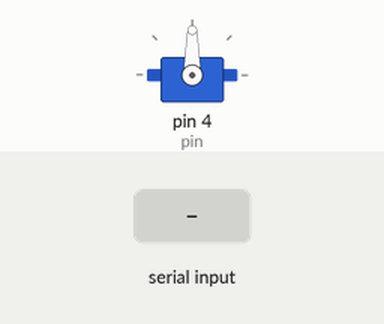
The sketch below on a simulated Arduino Uno, built with avr-gcc and run on an emulated ATmega328P. On the bench: servo. Inputs (shaded band) come from the test bench. What the sketch prints to the serial monitor is not drawn.

Above: at 1.2 s.
1.3 s: "B\n" received over Serial
At 2.4 s:
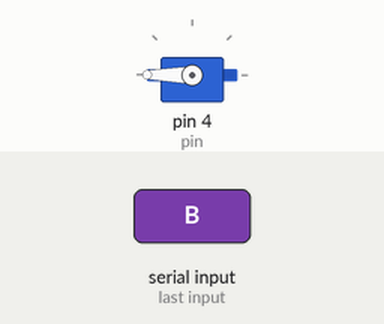
2.8 s: byte 70 ('F') received over Serial
At 3.4 s:
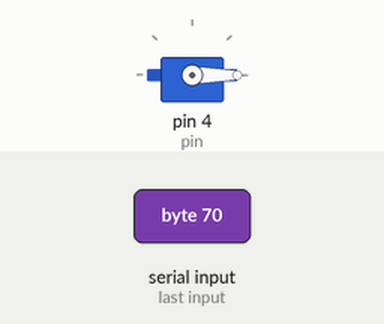
4.3 s: byte 81 ('Q') received over Serial
At 4.7 s:
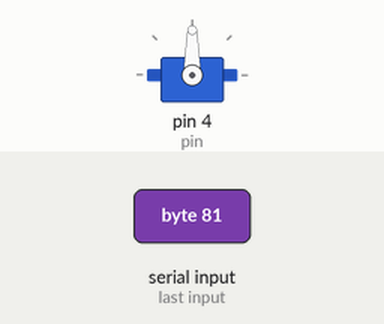
5.8 s: "F\n" received over Serial
At 6.9 s:
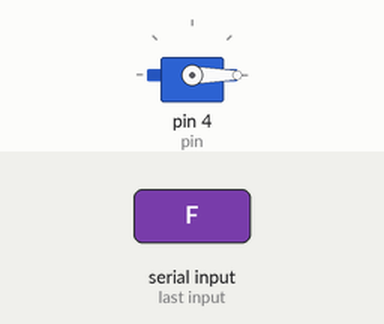
7.3 s: "Q\n" received over Serial
At 8.1 s:
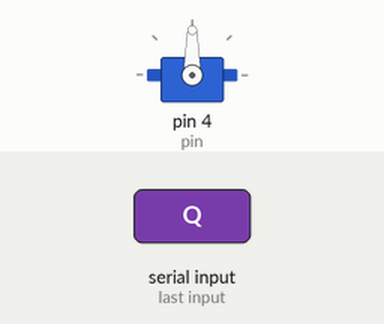
Timing chart, 0 to 9.8 s (numbered marks = the images above; inputs shaded):
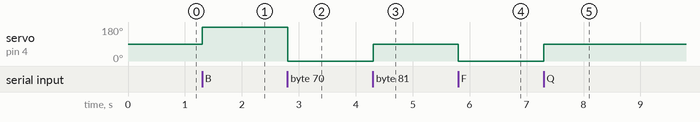

The sketch:

motor_control_test_1.ino
```cpp
#include <Servo.h> // servo library

Servo servo;
const int pin = 4; // declare pin number
int incomingByte; // variable to read incoming serial data
int curr = 90;

void setup() {
  Serial.begin(9600);
  servo.attach(pin); // attach servo to pin

}

void loop() {
  // check to see if there is incoming serial data:
  if (Serial.available() > 0) {
//    Serial.print(Serial.available());
    // read the oldest byte in serial buffer:
    incomingByte = Serial.read();
    // if user input is "forward", turn servo in positive direction
    if (incomingByte == 'F') {
      curr = 0;
//      Serial.print("F \n");
//      Serial.print(incomingByte);
//      Serial.print('\n');
    }
    // if user input is "backward", turn servo in negative direction
    if (incomingByte == 'B') {
      curr = 180;
      Serial.print("B \n");
    }
    // if user input is "quit", set servo to stop
    if (incomingByte == 'Q') {
      curr = 90;
      Serial.print("Q \n");
     }
//    Serial.println(incomingByte);
  }
  else {
//    Serial.print("no serial available");
//    Serial.print('\n');
      Serial.print(curr);
      Serial.print('\n');
  }
  servo.write(curr);
}
```

Measured:
- after the input at 1.3 s, servo on pin 4 (pin): 90° → 180° at once
- after the input at 2.8 s, servo on pin 4 (pin): 180° → 0° at once
- after the input at 4.3 s, servo on pin 4 (pin): 0° → 90° at once
- after the input at 5.8 s, servo on pin 4 (pin): 90° → 0° at once
- after the input at 7.3 s, servo on pin 4 (pin): 0° → 90° at once
